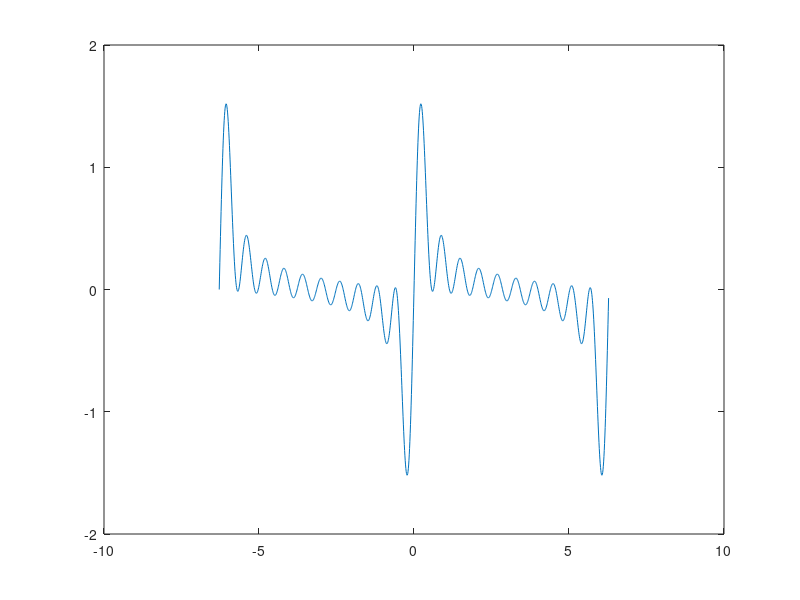

MATLAB code for this plot:
function [x,y] = task2
  f = @(x) sum(1/5 * sin([x:x:x*10]));
  x = -2*pi:0.01:2*pi;
  plot(x, arrayfun(f,x));
endfunction